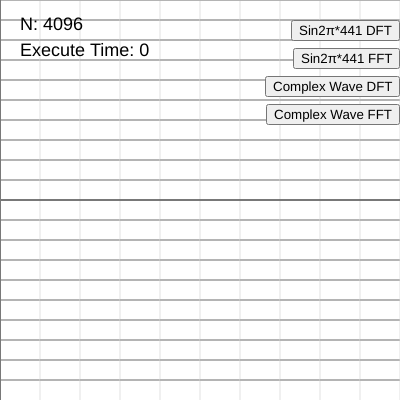
Frame 1 (no input)
Frame 60 (no input): identical to frame 1, image omitted
Frame 120 (the mouse pressed at the canvas centre since frame 60): identical to frame 1, image omitted

The p5.js sketch that drew this single still picture (run headless with seeded random() and noise() and a simulated clock; from frame 60 on, the mouse is pressed at the canvas centre):

// p5.js sketch
// ── sketch.js

// DFT、FFTの計算
// 参考: https://qiita.com/bellbind/items/ba7aa07f6c915d400000

/**
 * DFT共通
 * @param {number[]} fArray 音源データ or 周波数データ
 * @param {number} N サンプル数
 * @param {number} baseFreq 計算のベースとする周波数
 * @returns 周波数データ or 音源データ
 */
function dftCommon(fArray, T, baseFreq = 1) {
  let outFArray = [];
  // 周波数k、時系列nをNの数だけループする
  for (let k = 0; k < fArray.length; k++) {
    let f = new Complex(0.0, 0.0);
    for (let n = 0; n < fArray.length; n++) {
      // Σf(n)exp(-i(2pi/N)kn)の部分
      const exp = expi(T*(k*baseFreq)*n);
      f = f.add(fArray[n].mul(exp));
    }
    outFArray.push(f);
  }
  return outFArray;
}

/**
 * DFTによる離散フーリエ変換
 * @param {number[]} fnArray 音源データ
 * @param {number} N サンプル数
 * @param {number} baseFreq 計算のベースとする周波数
 * @returns 周波数データ
 */
function dft(fnArray, N, baseFreq = 1) {
  const T = -2*Math.PI/N;
  return dftCommon(fnArray, T, baseFreq);
}

/**
 * IDFTによる逆離散フーリエ変換
 * @param {number[]} fkArray 周波数データ
 * @param {number} N サンプル数
 * @param {number} baseFreq 計算のベースとする周波数
 * @returns 音源データ
 */
function idft(fkArray, N, baseFreq = 1) {
  const T = 2*Math.PI / N;
  return dftCommon(fkArray, T, baseFreq).map(z => new Complex(z.re/N, z.im/N));
}

/**
 * ビットリバース処理
 * 要素を並び替えたインデックスを返す
 *  [0,1,2,3,4,5,6,7] => [0,4,2,6,1,5,3,7]
 * 2新数で表した際の下位ビットでソート（前後を逆転）した結果として返す
 *  [000,001,010,011,100,101,110,111] => [000,100,010,110,001,101,011,111]
 * @param {number} k 要素数が2の何乗か？
 * @param {number} i インデックス
 * @returns 
 */
function bitReversedIndex(k, index) {
  let reversed = 0;
  for (let i = 0; i < k; i++) {
    reversed <<= 1;
    reversed |= (index & 1);
    index >>= 1;
  }
  return reversed;
}

/**
 * FFT共通
 * Cooley-Tukeyアルゴリズム
 * @param {number[]} fArray 変換前データ
 * @param {number} T expに掛ける定数
 * @param {number} N サンプル数
 * @param {number} baseFreq 計算のベースとする周波数
 * @returns 
 */
function fftCommon(fArray, T, N, baseFreq = 1) {
  // Nが2の何乗かを求め、ビットリバースで並び替える
  const k = Math.log2(N);
  const fRevArray = fArray.map((_, i) => fArray[bitReversedIndex(k, i)]);

  // Nの階乗分ループする
  for (let Nh = 1; Nh < N; Nh *= 2) {
    // expに掛ける定数は、分母のNを2乗していく
    T /= 2;
    // s,iを下記のように進めながらバタフライ演算を行う
    // Nh=1 => [0,0] [2,0] [4,0] [6,0]
    // Nh=2 => [0,0] [0,1] [4,0] [4,1]
    // Nh=3 => [0,0] [0,1] [0,2] [0,3]
    for (let s = 0; s < N; s += Nh * 2) {
      for (let i = 0; i < Nh; i++) {
        const LN = fRevArray[s + i];
        const RN = fRevArray[s + i + Nh].mul(expi(T * i * baseFreq));
        fRevArray[s + i] = LN.add(RN);
        fRevArray[s + i + Nh] = LN.sub(RN);
      }
    }
  }
  return fRevArray;
}

/**
 * FFT共通（別の書き方、やってることは上記関数と同じ）
 * Cooley-Tukeyアルゴリズム
 * https://hkawabata.github.io/technical-note/note/Algorithm/fft.html
 * @param {number[]} fArray 変換前データ
 * @param {number} T expに掛ける定数
 * @param {number} N サンプル数
 * @param {number} baseFreq 計算のベースとする周波数
 * @returns 
 */
function fftCommon2(fArray, T, N, baseFreq = 1) {
  const k = Math.log2(N);
  const fRevArray = fArray.map((_, i) => fArray[bitReversedIndex(k, i)]);

  let window = 1;
  while (window < N) {
    window <<= 1;
    for (let i = 0; i < N; i++) {
      if (i % window < window / 2) {
        const k = i + window / 2;
        const wi = expi(T * baseFreq * (i%window) / window);
        const wk = expi(T * baseFreq * (k%window) / window);
        [fRevArray[i], fRevArray[k]] = [fRevArray[i].add(wi.mul(fRevArray[k])), fRevArray[i].add(wk.mul(fRevArray[k]))];
      }
    }
  }
  return fRevArray;
}

/**
 * FFTによる高速フーリエ変換処理
 * @param {number[]} fnArray 音源データ
 * @param {number} N サンプル数
 * @param {number} baseFreq 計算のベースとする周波数
 * @returns 周波数データ
 */
function fft(fnArray, N, baseFreq = 1) {
  const T = -2*Math.PI;
  return fftCommon(fnArray, T, N, baseFreq);
}

/**
 * IFFTによる逆高速フーリエ変換処理
 * @param {number[]} fkArray 周波数データ
 * @param {number} N サンプル数
 * @param {number} baseFreq 計算のベースとする周波数
 * @returns 音源データ
 */
function ifft(fkArray, N, baseFreq = 1) {
  const T = 2*Math.PI;
  return fftCommon(fkArray, T, N, baseFreq).map(z => new Complex(z.re/N, z.im/N));
}

/**
 * DFT or FFTで求めた周波数データから表示する周波数成分として取得する
 * @param {Complex[]} fkArray DFT or FFTで求めた周波数データ
 * @returns 周波数成分データ
 */
function getFourierFrequencies(fkArray) {
  // 後半は負の周波数に相当するため前半部分のみ見る
  // https://kouyama.sci.u-toyama.ac.jp/main/education/2007/discmath/pdf/text/text09.pdf
  let freqWaveData = [];
  for (let i = 0; i < fkArray.length / 2; i++) {
    // 周波数成分のスケーリング
    let an = fkArray[i].re * 2.0 / N;
    let bn = fkArray[i].im * -2.0  / N;
    freqWaveData.push(Math.sqrt(an*an + bn*bn));
  }
  return freqWaveData;
}

/**
 * ウィンドウ関数（ハミング窓）
 * 開始、終了データの不連続性を抑える
 * https://works.logical-arts.jp/archives/124
 * @param {number} n
 * @param {number} N
 * @returns
 */
function hammingWindow(n, N) {
  return 0.54 - 0.46 * Math.cos((2 * Math.PI * n) / (N - 1));
}

/**
 * DFT/FFTで扱うデータの長さ
 * 2のべき乗の数でなければいけないので注意
 */
let N = 4096;

/**
 * DFT/FFTの実行時間
 */
let executeTime = 0.0;

/**
 * 再生中の波形データ
 */
let playWaveData = [];

/**
 * フーリエ変換で解析した音源データ
 */
let fourierFnWaveData = [];

/**
 * フーリエ変換で解析した周波数データ
 */
let fourierFkWaveData = [];

/**
 * DFTによるフーリエ解析を行う
 * @param {number[]} playWaveData 再生した音源データ
 */
function checkDFT(playWaveData) {
  // 音源データを0-1の間で複素数化
  console.log('*** input data ***');
  let inputComplexArray = [];
  for (let n = 0; n < N; n++) {
    const inputComplex = new Complex(playWaveData[n], 0);
    inputComplexArray.push(inputComplex);
    console.log(inputComplex.re.toFixed(1) + ', ' + inputComplex.im.toFixed(1));
  }
  
  // DFTによる周波数成分の取得
  const dftResult = dft(inputComplexArray, N);
  fourierFkWaveData = getFourierFrequencies(dftResult);

  // IDFTによる音源データの再取得
  const idftResult = idft(dftResult, N);
  fourierFnWaveData = idftResult.map(z => z.re);
}

/**
 * FFTによるフーリエ解析を行う
 * @param {number[]} playWaveData 再生した音源データ
 */
function checkFFT(playWaveData) {
  // 音源データを0-1の間で複素数化
  let inputComplexArray = [];
  for (let n = 0; n < N; n++) {
    const inputComplex = new Complex(playWaveData[n], 0);
    inputComplexArray.push(inputComplex);
    console.log(inputComplex.re.toFixed(1) + ', ' + inputComplex.im.toFixed(1));
  }

  // FFTによる周波数成分の取得
  const fftResult = fft(inputComplexArray, N);
  fourierFkWaveData = getFourierFrequencies(fftResult);

  // IFFTによる音源データの再取得
  const ifftResult = ifft(fftResult, N);
  fourierFnWaveData = ifftResult.map(z => z.re);
}

/**
 * 音源解析タイプ
 */
const CheckType = {
  None: 0,
  DFT: 1,
  FFT: 2,
}

/**
 * ボリューム
 */
const Volume = 0.02;

/**
 * 音源再生＆解析
 */
function playAndCheckButton(waveFunc, checkType) {
  const startTime = performance.now();
  let playData = playSound(waveFunc, Volume);  
  playWaveData = playData.map(data => data * (1 / Volume));

  fourierFnWaveData = [];
  fourierFkWaveData = [];
  switch (checkType) {
    case CheckType.DFT:
      checkDFT(playWaveData);
      break;
    case CheckType.FFT:
      checkFFT(playWaveData);
      break;
  }

  const endTime = performance.now();
  executeTime = (endTime - startTime).toFixed(1);
}

/**
 * ボタン類
 */
let playSinDFTButton;
let playSinFFTButton;
let playComplexDFTButton;
let playComplexFFTButton;

/**
 * 初期化処理
 */
function setup() {
  createCanvas(ScreenWidth, ScreenHeight);

  // sin波形
  const sinWaveFunc = (t) => waveSin2npiFunc(t, 441);
  playSinDFTButton = createButton("Sin2π*441 DFT");
  playSinDFTButton.mousePressed(() => playAndCheckButton(sinWaveFunc, CheckType.DFT));
  playSinDFTButton.position(ScreenWidth - (playSinDFTButton.width), 20);
  playSinFFTButton = createButton("Sin2π*441 FFT");
  playSinFFTButton.mousePressed(() => playAndCheckButton(sinWaveFunc, CheckType.FFT));
  playSinFFTButton.position(ScreenWidth - (playSinFFTButton.width), 48);

  // 複雑な波形
  const complexWaveFunc = (t) => waveSin2npiFunc(t, 350) + 0.8*waveCos2npiFunc(t, 441*5) + 0.5*waveSin2npiFunc(t, 8*350);
  playComplexDFTButton = createButton("Complex Wave DFT");
  playComplexDFTButton.mousePressed(() => playAndCheckButton(complexWaveFunc, CheckType.DFT));
  playComplexDFTButton.position(ScreenWidth - (playComplexDFTButton.width), 76);
  playComplexFFTButton = createButton("Complex Wave FFT");
  playComplexFFTButton.mousePressed(() => playAndCheckButton(complexWaveFunc, CheckType.FFT));
  playComplexFFTButton.position(ScreenWidth - (playComplexFFTButton.width), 104);
}

/**
 * 描画処理
 */
function draw() {
  background(255);
  drawGrid();

  // 元の音源データ
  strokeWeight(4);
  stroke(0, 0, 255);
  drawWaveDataHalfTop(playWaveData);

  // フーリエ変換で求めた音源データ
  stroke(0, 255, 0);
  drawWaveDataHalfBottom(fourierFnWaveData);

  // 逆フーリエ変換で求めた周波数データ
  stroke(255, 0, 0);
  drawFullWaveDataHalfBottom(fourierFkWaveData);

  // テキスト描画
  noStroke();
  fill(0, 0, 0);
  textSize(18);
  text(`N: ${N}`, 20, 30);
  text(`Execute Time: ${executeTime}`, 20, 56);
}

// ── complex.js
/**
 * 複素数クラス
 */
class Complex {
    constructor(re, im) {
        this.re = re;
        this.im = im;
    }

    static add(z0, z1) {
        return new Complex(
            z0.re + z1.re,
            z0.im + z1.im 
        );
    }

    static sub(z0, z1) {
        return new Complex(
            z0.re - z1.re,
            z0.im - z1.im 
        );
        }

    static mul(z0, z1) {
        return new Complex(
            z0.re*z1.re - z0.im*z1.im,
            z0.re*z1.im + z0.im*z1.re
        );
    }

    static sum(zArray) {
        return zArray.reduce((sum, z) => {
            return Complex.add(sum, z);
        });
    }

    static average(zArray) {
        const sum = Complex.sum(zArray);
        const zCount = zArray.length;
        return new Complex(sum.re/zCount, sum.im/zCount);
    }

    add(z1) {
        return Complex.add(this, z1);
    }

    sub(z1) {
        return Complex.sub(this, z1);
    }

    mul(z1) {
        return Complex.mul(this, z1);
    }

    sqlMagnitude() {
        return this.re**2 + this.im**2;
    }
}

/**
 * e^ix(オイラーの公式)
 * @param {number} x
 * @returns 
 */
function expi(x) {
    return new Complex(
        Math.cos(x),
        Math.sin(x)
    );
}

/**
 * e^-ix(オイラーの公式)
 * @param {number} x
 * @returns 
 */
function expmi(x) {
    return new Complex(
        Math.cos(x),
        -Math.sin(x)
    );
}

// ── plot.js

/**
 * 画面設定
 */
const ScreenWidth = 400;
const ScreenHeight = 400;

/**
 * 座標の表示範囲
 */
const MinGridValueY = -5;
const MaxGridValueY = 5;
const MinGridValueX = 0;
const MaxGridValueX = 0.05;

/**
 * グリッドの描画
 */
function drawGrid() {
  strokeWeight(2);

  let dx = MaxGridValueX / 10;
  let dy = MaxGridValueY / 10;
  for (let x = MinGridValueX; x < MaxGridValueX; x+=dx) {
    for (let y = MinGridValueY; y < MaxGridValueY; y+=dy) {
      // 縦線
      stroke(240, 240, 240);
      drawLineCanvas(x+dx, y, x+dx, y+dy);
      // 横線
      stroke(180, 180, 180);
      drawLineCanvas(x, y+dy, x+dx, y+dy);
    }
  }

  // 中央線
  stroke(120, 120, 120);
  drawLineCanvas(MinGridValueX, 0, MaxGridValueX, 0);
  drawLineCanvas(0, MinGridValueY, 0, MaxGridValueY);
}

function drawWaveDataHalfTop(waveData) {
  let convWaveData = waveData.map(data => data * 0.5 + MaxGridValueY * 0.5);
  drawWaveData(convWaveData);
}

function drawWaveDataHalfBottom(waveData) {
  let convWaveData = waveData.map(data => data * 0.5 - MaxGridValueY * 0.5);
  drawWaveData(convWaveData);
}

function drawFullWaveDataHalfBottom(waveData) {
  let convWaveData = waveData.map(data => data * 0.5 - MaxGridValueY * 0.5);
  drawFullWaveData(convWaveData);
}

/**
 * 波形データを描画
 * @param {number[]} waveData 波形データ
 */
function drawWaveData(waveData) {
  for (let i = 0; i < waveData.length; i++) {
    // 最大秒数を超えたらスキップ
    if (i / SampleRate > MaxGridValueX) {
      break;
    }
    if (i == waveData.length - 1) {
      break;
    }
    // 次のデータと繋げる
    let data = waveData[i];
    let time = i / SampleRate;
    let nextData = waveData[i + 1];
    let nextTime = (i + 1) / SampleRate;
    drawLineCanvas(time, data, nextTime, nextData);
  }
}

/**
 * 波形データを描画（画面横軸いっぱいになるようにする）
 * @param {number[]} waveData 波形データ
 */
function drawFullWaveData(waveData) {
  for (let i = 0; i < waveData.length; i++) {
    // 次のデータと繋げる
    let data = waveData[i];
    let posX = i / ScreenWidth * MaxGridValueX;
    let nextData = waveData[i + 1];
    let nextPosX = (i + 1) / ScreenWidth * MaxGridValueX;
    drawLineCanvas(posX, data, nextPosX, nextData);
  }
}

/**
 * 関数の描画
 * @param {(t: number) => number} func 関数 
 */
function drawFunc(func) {
  strokeWeight(4);
  stroke(0, 0, 255);
  let dx = MaxGridValueX / 100;
  for (let x = 0; x < MaxGridValueX; x+=dx) {
    drawLineCanvas(x, func(x), (x+dx), func(x+dx));
  }
}

/**
 * 受け取った座標位置で線を繋げて表示する
 * @param {number} fromX 
 * @param {number} fromY 
 * @param {number} toX 
 * @param {number} toY 
 */
function drawLineCanvas(fromX, fromY, toX, toY) {
  fromX *= ScreenWidth/(MaxGridValueX-MinGridValueX);
  fromY *= ScreenHeight/(MaxGridValueY-MinGridValueY);
  toX *= ScreenWidth/(MaxGridValueX-MinGridValueX)
  toY *= ScreenHeight/(MaxGridValueY-MinGridValueY);
  let offset = [0, ScreenHeight/2]; // Y軸は反転させる
  line(fromX+offset[0], ScreenHeight-(fromY+offset[1]), toX+offset[0], ScreenHeight-(toY+offset[1]));
}

// ── sound.js

/**
 * サンプルレート
 */
const SampleRate = 44100;

/**
 * 再生時間(秒)
 */
const PlaySec = 1;

/**
 * 再生中の波形データ
 */
let bufferSource = null;

/**
 * サウンド再生処理
 * 参考: https://developer.mozilla.org/ja/docs/Web/API/BaseAudioContext/createBuffer
 * @param {(t: number) => number} func 波形関数
 * @param {number} volume ボリューム
 */
function playSound(func, volume) {
    // stop playing sound.
    if (bufferSource) {
        bufferSource.stop();
    }

    // create context.
    let audioCtx = new AudioContext();
    audioCtx.sampleRate = SampleRate;

    // create mono channel buffer.
    let buffer = audioCtx.createBuffer(1, PlaySec * SampleRate, SampleRate);
    let channelData = buffer.getChannelData(0);
    for (var i = 0; i < buffer.length; i++) {
        let playSec = i / SampleRate;
        channelData[i] = func(playSec) * volume;
    }

    // set play wave data.
    let playWaveData = channelData;

    // play sound.
    bufferSource = audioCtx.createBufferSource();
    bufferSource.buffer = buffer;
    bufferSource.connect(audioCtx.destination);
    bufferSource.start();

    return playWaveData;
}

// ── soundWave.js

/**
 * 波形: ノイズ
 * @param {number} t 時間 
 */
function waveNoiseFunc(t) {
  return Math.random() * 2 - 1;
}

/**
 * 波形: sin(2πft)
 * @param {number} t 時間
 * @param {number} freq 周波数 
 */
function waveSin2npiFunc(t, freq) {
  return Math.sin(2 * Math.PI * freq * t);
}

/**
 * 波形: cos(2πft)
 * @param {number} t 時間
 * @param {number} freq 周波数
 */
function waveCos2npiFunc(t, freq) {
  return Math.cos(2 * Math.PI * freq * t);
}

/**
 * 波形: フーリエ級数
 * @param {number} t 時間
 * @param {number} a0 定数関数
 * @param {number[]} aArray cos関数の定数項
 * @param {number[]} bArray sin関数の定数項
 * @param {number[]} baseFreq 計算のベースとする周波数
 */
function waveFourierSeriesFunc(t, a0, aArray, bArray, baseFreq = 441) {
  // cos値の計算
  let cosValues = [];
  for (let n = 0; n < aArray.length; n++) {
    const an = aArray[n];
    const freq = (n + 1) * baseFreq;
    cosValues.push(an * waveCos2npiFunc(t, freq));
  }
  // sin値の計算
  let sinValues = [];
  for (let n = 0; n < bArray.length; n++) {
    const bn = bArray[n];
    const freq = (n + 1) * baseFreq;
    sinValues.push(bn * waveSin2npiFunc(t, freq));
  }
  // フーリエ級数の形で計算して返却
  const cosSum = cosValues.length == 0 ? 0 : cosValues.reduce((sum, x) => sum + x, 0);
  const sinSum = sinValues.length == 0 ? 0 : sinValues.reduce((sum, x) => sum + x, 0);
  return a0 / 2 + cosSum + sinSum;
}
